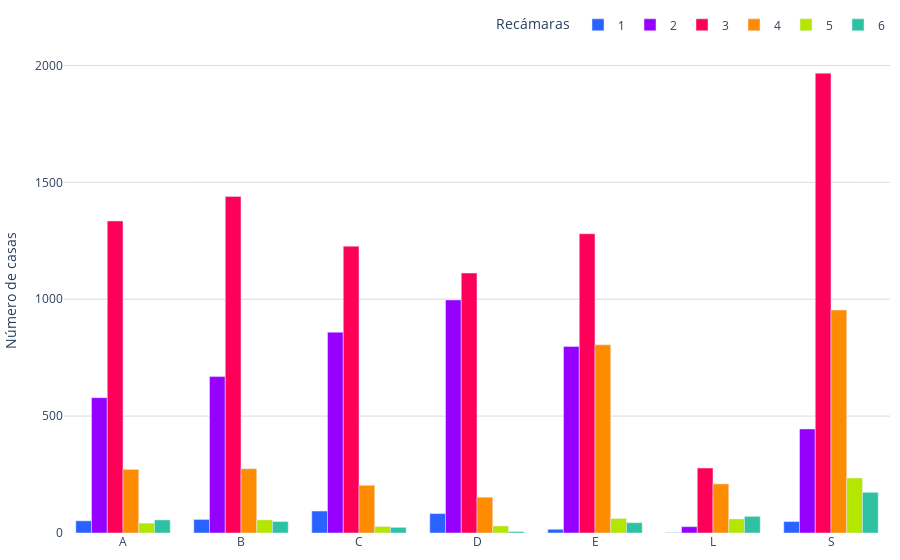

Notebook code cell kept with this figure:
### Code cell
def sumar_tablas(dataframes_list):
    tabla_suma = None
    
    for df in dataframes_list:
        tabla_actual = df.groupby(['Recamaras', 'segmento']).size().unstack(fill_value=0)
        if tabla_suma is None:
            tabla_suma = tabla_actual
        else:
            tabla_suma = tabla_suma.add(tabla_actual, fill_value=0)
    
    print("Tabla general de frecuencia:")
    print(tabla_suma)
    fig = graficar_tabla(tabla_suma)
    
    # Guardar la gráfica como archivo HTML
    guardar_grafico_como_html(fig, 'grafica_dist_recamaras_pueb', carpeta='graficas')

    return fig

def graficar_tabla(tabla):
    segmentos = tabla.index
    banos = tabla.columns    
    fig = go.Figure()
    colores = ['#2962ff', '#9500ff', '#ff0059', '#ff8c00', '#b4e600', '#2EC2A2','#F79CB9']
    for i, segmento in enumerate(segmentos):
        color = colores[i % len(colores)]
        fig.add_trace(go.Bar(
            x=banos,
            y=tabla.loc[segmento],
            name=segmento,
            marker_color=color
        ))
    fig.update_layout(
        #title="M2 de Terreno",
        #xaxis_title="Rango de M2",
        yaxis=dict(
            title='Número de casas',
            gridcolor='#dddcda', # Color de las líneas que dividen los rangos del eje Y
            gridwidth=1,
        ),
        legend_title="Recámaras",
        barmode='group',
        margin=dict(l=10, r=10, t=10, b=10),  # Ajusta los márgenes (left, right, top, bottom)
        legend=dict(
            orientation='h',  # Orientación horizontal de la leyenda
            yanchor='bottom',  # Anclar al borde inferior
            y=1.02,  # Colocar la leyenda justo debajo del gráfico
            xanchor='right',
            x=1
        ),
        plot_bgcolor='rgba(0,0,0,0)',  # Color de fondo del gráfico
    )
    
    fig.show()    
    return fig

def guardar_grafico_como_html(fig, nombre_archivo, carpeta='graficas'):
    # Crear la carpeta si no existe
    if not os.path.exists(carpeta):
        os.makedirs(carpeta)
    
    # Guardar la gráfica como archivo HTML en la carpeta especificada
    pio.write_html(fig, f'{carpeta}/{nombre_archivo}.html')
    #pio.write_html(fig, f'{carpeta}/{nombre_archivo}.png')

# Llamar a la función sumar_tablas con la lista de DataFrames como argumento
fig = sumar_tablas(dataframes_list)

### Figure 1 — Plotly figure (JSON) as saved in the notebook; plotly's stock layout.template omitted (floating-point values rounded to 4 significant figures)
{"data": [{"marker": {"color": "#2962ff"}, "name": "1", "type": "bar", "x": ["A", "B", "C", "D", "E", "L", "S"], "y": [52, 58, 94, 83, 16, 1, 49]}, {"marker": {"color": "#9500ff"}, "name": "2", "type": "bar", "x": ["A", "B", "C", "D", "E", "L", "S"], "y": [579, 669, 859, 997, 798, 27, 445]}, {"marker": {"color": "#ff0059"}, "name": "3", "type": "bar", "x": ["A", "B", "C", "D", "E", "L", "S"], "y": [1335, 1440, 1227, 1112, 1280, 278, 1967]}, {"marker": {"color": "#ff8c00"}, "name": "4", "type": "bar", "x": ["A", "B", "C", "D", "E", "L", "S"], "y": [272, 275, 204, 153, 805, 210, 954]}, {"marker": {"color": "#b4e600"}, "name": "5", "type": "bar", "x": ["A", "B", "C", "D", "E", "L", "S"], "y": [42, 56, 28, 30, 62, 60, 235]}, {"marker": {"color": "#2EC2A2"}, "name": "6", "type": "bar", "x": ["A", "B", "C", "D", "E", "L", "S"], "y": [56, 49, 24, 6, 44, 71, 174]}], "layout": {"barmode": "group", "legend": {"orientation": "h", "title": {"text": "Recámaras"}, "x": 1, "xanchor": "right", "y": 1.02, "yanchor": "bottom"}, "margin": {"b": 10, "l": 10, "r": 10, "t": 10}, "plot_bgcolor": "rgba(0,0,0,0)", "yaxis": {"gridcolor": "#dddcda", "gridwidth": 1, "title": {"text": "Número de casas"}}}}
